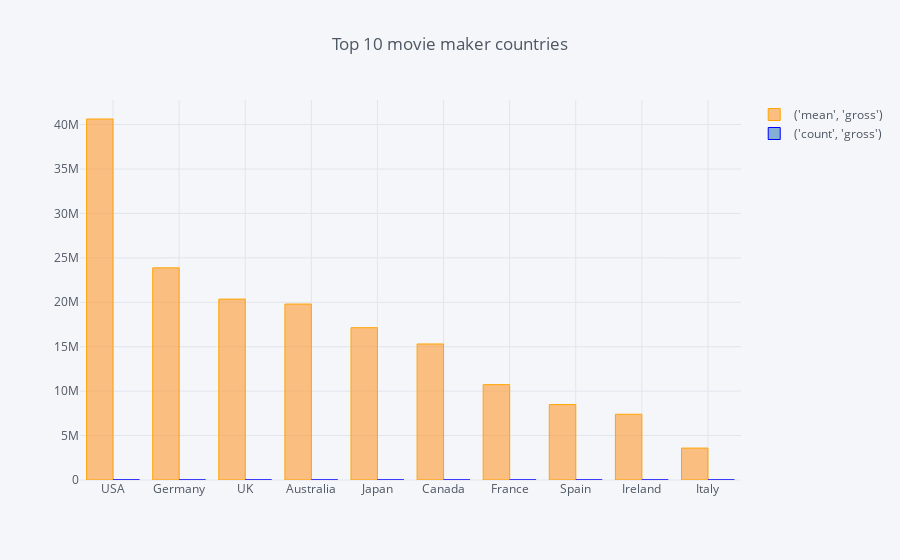

The cell this chart's notebook holds for it:
### Markdown cell above
_Here I decided to take only in count the top 10 countries with more movie productions, then I ordered them by the mean per movie. In resume we can notice that the USA has spent more money per movie, but Germany is very close too._

### Code cell
#mean gross per year, country and movie
bpycam = pd.pivot_table(movies,index ='country',
                       values=['gross'],
                       aggfunc=[np.mean,'count']
                       ).sort_values(('count','gross'),
                                     ascending=False).head(10
                                                          ).sort_values(('mean','gross')
                                                                        ,ascending=False)

bpycam.iplot(kind='bar',
             color={('mean','gross'):'orange',('count','gross'):'blue'},
             title='Top 10 movie maker countries')

### Figure 1 — Plotly figure (JSON) as saved in the notebook; plotly's stock layout.template omitted (floating-point values rounded to 4 significant figures)
{"data": [{"marker": {"color": "rgba(255, 153, 51, 0.6)", "line": {"color": "orange", "width": 1}}, "name": "('mean', 'gross')", "orientation": "v", "text": "", "type": "bar", "uid": "b0e72f9e-b1c9-11e9-9a28-e09467129110", "x": ["USA", "Germany", "UK", "Australia", "Japan", "Canada", "France", "Spain", "Ireland", "Italy"], "y": [40630000.0, 23880000.0, 20360000.0, 19800000.0, 17140000.0, 15310000.0, 10730000.0, 8487000.0, 7398000.0, 3591000.0]}, {"marker": {"color": "rgba(55, 128, 191, 0.6)", "line": {"color": "blue", "width": 1}}, "name": "('count', 'gross')", "orientation": "v", "text": "", "type": "bar", "uid": "b0e72f9f-b1c9-11e9-9fe5-e09467129110", "x": ["USA", "Germany", "UK", "Australia", "Japan", "Canada", "France", "Spain", "Ireland", "Italy"], "y": [4872, 134, 698, 82, 68, 150, 283, 56, 44, 51]}], "layout": {"legend": {"bgcolor": "#F5F6F9", "font": {"color": "#4D5663"}}, "paper_bgcolor": "#F5F6F9", "plot_bgcolor": "#F5F6F9", "title": "Top 10 movie maker countries", "titlefont": {"color": "#4D5663"}, "xaxis": {"gridcolor": "#E1E5ED", "showgrid": true, "tickfont": {"color": "#4D5663"}, "title": "", "titlefont": {"color": "#4D5663"}, "zerolinecolor": "#E1E5ED"}, "yaxis": {"gridcolor": "#E1E5ED", "showgrid": true, "tickfont": {"color": "#4D5663"}, "title": "", "titlefont": {"color": "#4D5663"}, "zerolinecolor": "#E1E5ED"}}}
